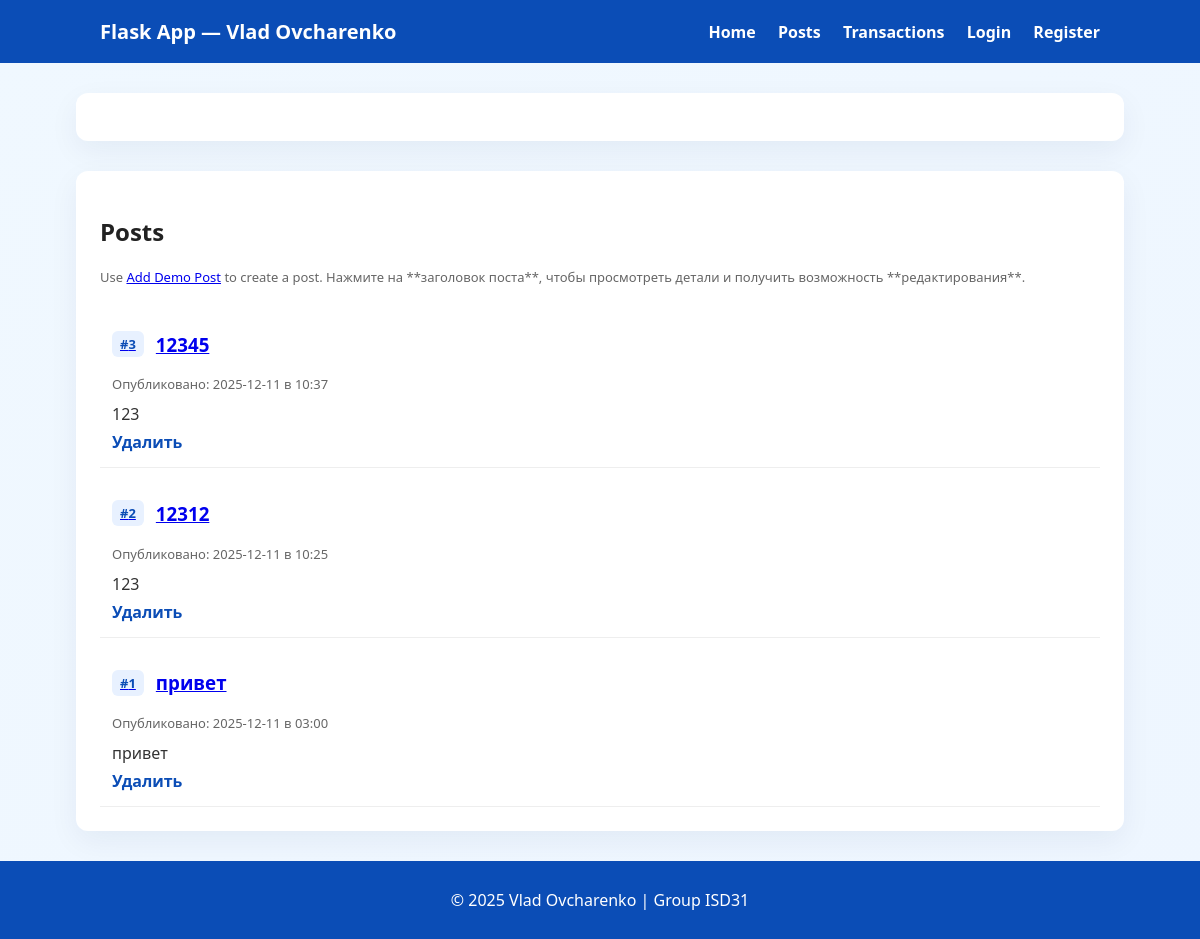
The page /posts on the database its author committed.
### app.py (models this page shows)
class Post(db.Model):
    id = db.Column(db.Integer, primary_key=True)
    title = db.Column(db.String(80), nullable=False)
    content = db.Column(db.String(400), nullable=True)
    user_id = db.Column(db.Integer, db.ForeignKey('user.id'), nullable=False)
    date_posted = db.Column(db.DateTime, nullable=False, default=datetime.utcnow)
    comments = db.relationship('Comment', backref='post', lazy=True, order_by="Comment.date_posted",
                               cascade="all, delete-orphan")
    transactions = db.relationship('Transaction', backref='post', lazy=True)

### app.py (the view)
@app.route('/posts')
def show_posts():
    posts = Post.query.order_by(Post.date_posted.desc()).all()
    return render_template('posts.html', posts=posts)

### templates/posts.html
{% extends "base.html" %}
{% block content %}
<div class="container">
    <h2>Posts</h2>
    <p class="small">Use <a href="{{ url_for('route_add') }}">Add Demo Post</a> to create a post. Нажмите на **заголовок поста**, чтобы просмотреть детали и получить возможность **редактирования**.</p>
    <ul class="post-list">
        {% for p in posts %}
        <li>
            <a href="{{ url_for('post_detail', post_id=p.id) }}" class="post-link">
                <div class="post-header">
                    <span class="post-id">#{{ p.id }}</span>
                    <h3>{{ p.title }}</h3>
                </div>
            </a>
            <div class="small text-muted">
                Опубликовано: {{ p.date_posted.strftime('%Y-%m-%d в %H:%M') }}
            </div>
            <p class="post-content">{{ p.content | truncate(150) }}</p>
            <div class="post-actions">
                <a href="{{ url_for('route_delete', post_id=p.id) }}">Удалить</a>
            </div>
        </li>
        {% else %}
        <li>Постов не найдено.</li>
        {% endfor %}
    </ul>
</div>
{% endblock %}

### templates/base.html (shortened to what this page needs)
<!DOCTYPE html>
<html lang="en">
<head>
    <link rel="stylesheet" href="{{ url_for('static', filename='style.css') }}">
</head>
<body>
    <header>
        <div class="header-inner">
            <h1>Flask App — Vlad Ovcharenko</h1>
            <nav>
                <a href="{{ url_for('index') }}">Home</a>
                <a href="{{ url_for('show_posts') }}">Posts</a>
                <a href="{{ url_for('show_transactions') }}">Transactions</a>
                {% if current_user.is_authenticated %}
                    <a href="{{ url_for('new_post') }}">New Post</a>
                    <a href="{{ url_for('logout') }}">Logout ({{ current_user.username }})</a>
                {% else %}
                    <a href="{{ url_for('login') }}">Login</a>
                    <a href="{{ url_for('register') }}">Register</a>
                {% endif %}
            </nav>
        </div>
    </header>
    <main>
        <div class="container">
        </div>
        {% block content %}{% endblock %}
    </main>
    <footer>
        <p>© 2025 Vlad Ovcharenko | Group ISD31</p>
    </footer>
</body>
</html>

### static/style.css (style rules this page uses)
body { font-family: 'Segoe UI', Tahoma, Geneva, Verdana, sans-serif; background: linear-gradient(135deg, #f0f8ff 0%, #eef6ff 100%); color: #222; margin: 0; padding: 0; }
header { background: #0b4db6; color: #fff; padding: 18px 0; }
.header-inner { max-width: 1000px; margin: 0 auto; padding: 0 20px; display: flex; align-items: center; justify-content: space-between; }
header h1 { font-size: 20px; margin: 0; }
nav a { color: #fff; text-decoration: none; margin-left: 18px; font-weight: 600; }
.container { max-width: 1000px; margin: 30px auto; background: #fff; padding: 24px; border-radius: 12px; box-shadow: 0 10px 30px rgba(20,40,80,0.06); }
.post-list { list-style: none; padding: 0; margin: 0; }
.post-list li { padding: 14px 12px; border-bottom: 1px solid #eee; }
.post-header { display: flex; align-items: center; gap: 12px; }
.post-id { background: #e8f1ff; color: #0b4db6; border-radius: 6px; padding: 4px 8px; font-weight: 700; font-size: 13px; }
.post-content { margin: 10px 0 6px 0; color: #333; }
.post-actions a { text-decoration: none; color: #0b4db6; margin-right: 12px; font-weight: 600; }
.small { color: #666; font-size: 13px; }
footer { text-align: center; padding: 12px 0; color: #fff; background: #0b4db6; margin-top: 30px; }

### rows shown on the page
Post: id "3", title "12345", date_posted "2025-12-11 в 10:37", content "123"
Post: id "2", title "12312", date_posted "2025-12-11 в 10:25", content "123"
Post: id "1", title "привет", date_posted "2025-12-11 в 03:00", content "привет"
